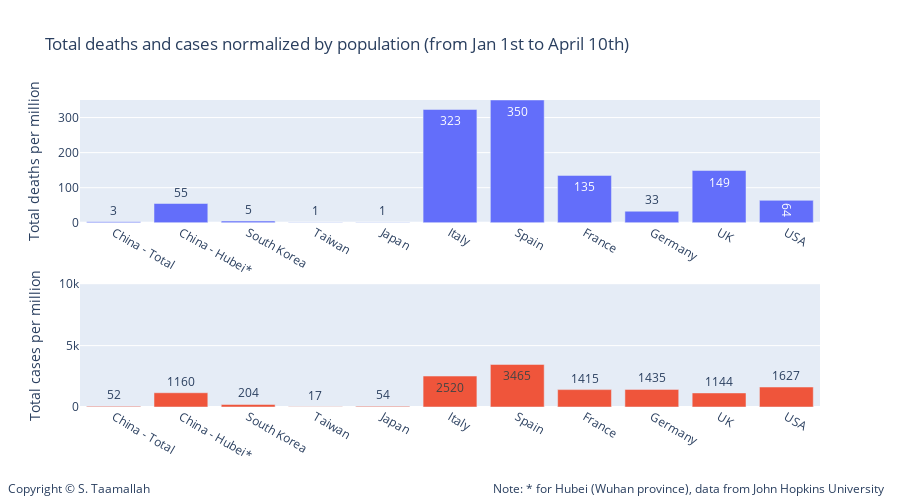

Notebook source saved alongside this figure:
### Code cell
#df_dict = pd.DataFrame.from_dict(Dict_deaths_normalized_by_pop)
import plotly.express as px
import plotly.graph_objects as go

data=[go.Bar(
            x=list(Dict_deaths_normalized_by_pop.keys()), y=list(Dict_deaths_normalized_by_pop.values()),
            text=list(Dict_deaths_normalized_by_pop.values()),
            textposition='auto',showlegend=False,),
      go.Bar(
            x=list(Dict_cases_normalized_by_pop.keys()), y=list(Dict_cases_normalized_by_pop.values()),
            text=list(Dict_cases_normalized_by_pop.values()),
            textposition='auto',
            xaxis='x3',
            yaxis='y5',
            showlegend=False)
     ]

layout = go.Layout(
    title='Total deaths and cases normalized by population (from Jan 1st to April 10th)',
    legend=dict(x=.1, y=1.15, orientation="h"), 
    width=900,
    height=500,
    
    annotations=[
        dict(
            x=1.09,
            y=-0.3,
            showarrow=False,
            text='Note: * for Hubei (Wuhan province), data from John Hopkins University',
            xref='paper',
            yref='paper'
        ),
        
        dict(
            x=-0.1,
            y=-0.3,
            showarrow=False,
            text='Copyright © S. Taamallah ',
            xref='paper',
            yref='paper'
        )
    ],
    
    # Top left
    xaxis=dict(
        title='',
        domain=[0, 1],
        range=['2020-01-15', '2020-04-15'],
    ),
    yaxis=dict(
        title='Total deaths per million',
        #type='log',
        range=[0,350],
        domain=[0.6, 1],
        anchor='x'
    ),
    yaxis2=dict(
        title = 'Total deaths per million',
        #type='log',
        range=[0,5000],
        overlaying='y',
        side='right'
    ),
    

    # middle left
    xaxis3=dict(
        title='',
        range=['2020-01-15', '2020-04-15'],
        domain=[0, 1],
        anchor='y5'
    ),
    yaxis5=dict(
        #type='log',
        title = 'Total cases per million',
        domain=[0, 0.4],
        range=[0,10000],
        anchor='x3'
    ),
    yaxis6=dict(
        title = 'Total cases per million',
        domain=[0.375, 0.625],
        overlaying='y5',
        range=[-600,600],
        side='right',
        anchor='x3'
    ),
   
)

fig = go.Figure(data=data, layout=layout)

fig.show()

from plotly.offline import plot
plot(fig, filename="STaamallah_covid19_analysis_chart_7_20200410.html", auto_open = False)

### Figure 1 — Plotly figure (JSON) as saved in the notebook; plotly's stock layout.template omitted (floating-point values rounded to 4 significant figures)
{"data": [{"showlegend": false, "text": ["3", "55", "5", "1", "1", "323", "350", "135", "33", "149", "64"], "textposition": "auto", "type": "bar", "x": ["China - Total", "China - Hubei*", "South Korea", "Taiwan", "Japan", "Italy", "Spain", "France", "Germany", "UK", "USA"], "y": [3, 55, 5, 1, 1, 323, 350, 135, 33, 149, 64]}, {"showlegend": false, "text": ["52", "1160", "204", "17", "54", "2520", "3465", "1415", "1435", "1144", "1627"], "textposition": "auto", "type": "bar", "x": ["China - Total", "China - Hubei*", "South Korea", "Taiwan", "Japan", "Italy", "Spain", "France", "Germany", "UK", "USA"], "xaxis": "x3", "y": [52, 1160, 204, 17, 54, 2520, 3465, 1415, 1435, 1144, 1627], "yaxis": "y5"}], "layout": {"annotations": [{"showarrow": false, "text": "Note: * for Hubei (Wuhan province), data from John Hopkins University", "x": 1.09, "xref": "paper", "y": -0.3, "yref": "paper"}, {"showarrow": false, "text": "Copyright © S. Taamallah ", "x": -0.1, "xref": "paper", "y": -0.3, "yref": "paper"}], "height": 500, "legend": {"orientation": "h", "x": 0.1, "y": 1.15}, "title": {"text": "Total deaths and cases normalized by population (from Jan 1st to April 10th)"}, "width": 900, "xaxis": {"autorange": true, "domain": [0, 1], "range": [-0.5, 10.5], "title": {"text": ""}, "type": "category"}, "xaxis3": {"anchor": "y5", "autorange": true, "domain": [0, 1], "range": [-0.5, 10.5], "title": {"text": ""}, "type": "category"}, "yaxis": {"anchor": "x", "domain": [0.6, 1], "range": [0, 350], "title": {"text": "Total deaths per million"}, "type": "linear"}, "yaxis2": {"overlaying": "y", "range": [0, 5000], "side": "right", "title": {"text": "Total deaths per million"}}, "yaxis5": {"anchor": "x3", "domain": [0, 0.4], "range": [0, 10000], "title": {"text": "Total cases per million"}, "type": "linear"}, "yaxis6": {"anchor": "x3", "domain": [0.375, 0.625], "overlaying": "y5", "range": [-600, 600], "side": "right", "title": {"text": "Total cases per million"}}}}
